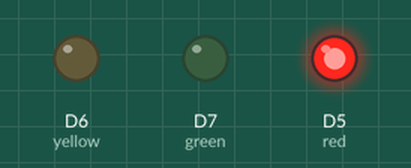
The sketch below on a simulated ESP8266 (NodeMCU). On the bench: output pins drawn as LEDs (lit = HIGH).

Above: at 0.3 s.
At 1.7 s:
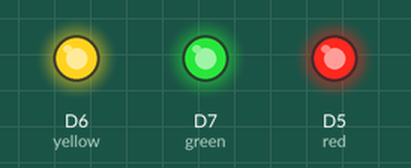
At 4.3 s:
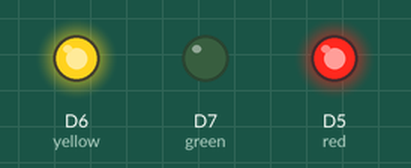
At 6.0 s:
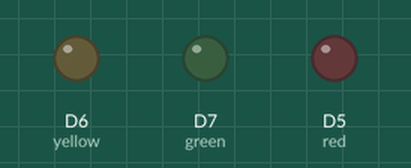
Timing chart, 0 to 7.6 s (numbered marks = the images above):
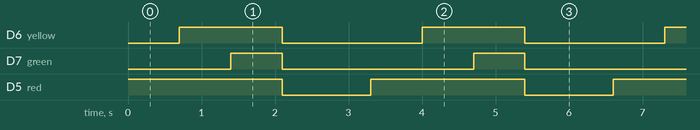

The sketch:

led.ino
```cpp
const int red = D5;     // LED ดวงสีแดง
const int yellow = D6;  // LED ดวงสีเหลือง
const int green = D7;   // LED ดวงสีเขียว

void setup() {
  // กำหนดขา LED เป็น OUTPUT เพื่อให้สามารถจ่ายไฟได้
  pinMode(red, OUTPUT);
  pinMode(yellow, OUTPUT);
  pinMode(green, OUTPUT);
}

void loop() {
  // ไฟดวงที่ 1 ติด
  digitalWrite(red, HIGH);  // เปิด LED ดวงสีแดง
  delay(700);               // หน่วงเวลา 700 ms -> 0.7 วินาที

  // ไฟดวงที่ 2 ติด
  digitalWrite(yellow, HIGH); // เปิด LED ดวงสีเหลือง
  delay(700);                 // หน่วงเวลา 700 ms -> 0.7 วินาที

  // ไฟดวงที่ 3 ติด
  digitalWrite(green, HIGH);  // เปิด LED ดวงสีเขียว
  delay(700);                 // หน่วงเวลา 700 ms -> 0.7 วินาที

  // ดับไฟทั้งหมด
  digitalWrite(red, LOW);     // ปิด LED ดวงสีแดง
  digitalWrite(yellow, LOW);  // ปิด LED ดวงสีเหลือง
  digitalWrite(green, LOW);   // ปิด LED ดวงสีเขียว

  delay(1200);                // หน่วงเวลา 1200 ms -> 1.2 วินาที
}
```

Measured:
- by itself, D6 (yellow): alternates HIGH for 1.4 s and LOW for 1.9 s
- by itself, D7 (green): alternates HIGH for 0.70 s and LOW for 2.6 s
- by itself, D5 (red): alternates HIGH for 2.1 s and LOW for 1.2 s
